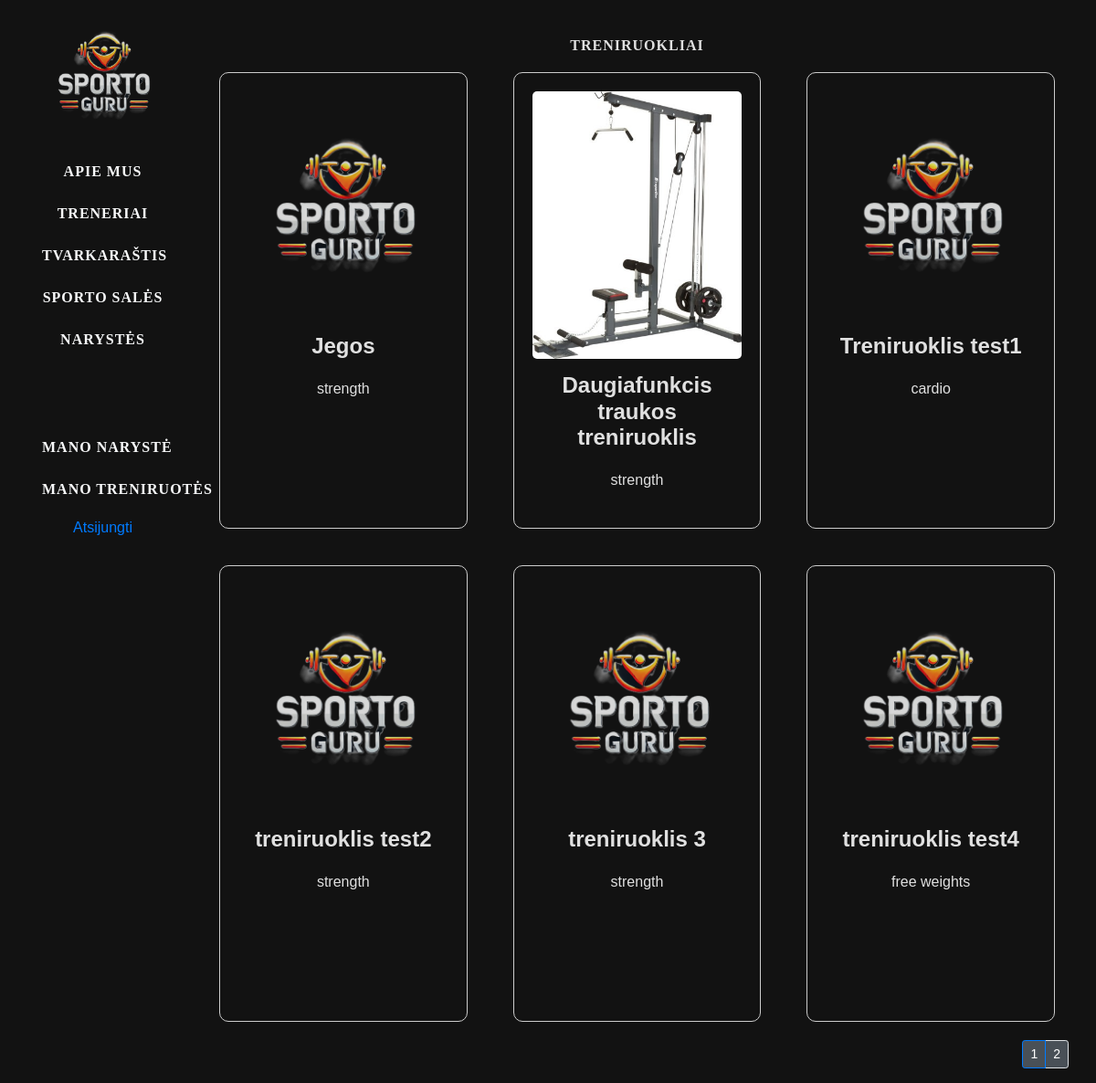
/gympro/treniruokliai/ (signed in), run on the app's committed database.
### gympro/models.py (models this page shows, shortened)
class Equipment(models.Model):
    name = models.CharField(max_length=100)
    equipment_type = models.CharField(max_length=50, choices=[
        ('cardio', 'Cardio'),
        ('strength', 'Strength'),
        ('free weights', 'Free Weights')
    ])
    sport_hall = models.ForeignKey("SportHall", on_delete=models.CASCADE,
                                   limit_choices_to={'hall_type': 'treniruokliu'})
    purchase_date = models.DateField()
    condition = models.CharField(max_length=30, choices=[
        ('naujas', 'Naujas'),
        ('geras', 'Geras'),
        ('reikalauja aptarnavimo', 'Reikalauja aptarnavimo')
    ])
    photo = models.ImageField(upload_to='treniruokliai_photos/', blank=True, null=True)
    class Meta:
        verbose_name = "Treniruoklis"
        verbose_name_plural = "Treniruokliai"

### gympro/views.py (the view)
# urls.py: path('treniruokliai/', views.treniruokliai, name='treniruokliai'),
def treniruokliai(request):
    paginator = Paginator(Equipment.objects.all(), 6)
    page_number = request.GET.get('page')
    treniruokliai = paginator.get_page(page_number)
    context = {'treniruokliai': treniruokliai}
    return render(request, "treniruokliai.html", context=context)

### gympro/templates/treniruokliai.html
{% extends "base.html" %}
{% block content %}
{% load static %}
<div class="col-sm-10">
    <div class="container_treniruokliai">
        <h4>Treniruokliai</h4>
        <div style="display: flex; flex-wrap: wrap; gap: 20px;">
            {% for treniruoklis in treniruokliai %}
                <div class="col-md-4">
                   <div style="width: 100%; border: 1px solid #ccc; border-radius: 10px; padding: 20px; height: 500px; display: flex; flex-direction: column; box-sizing: border-box;">
                        {% if treniruoklis.photo %}
                            <img src="{{ treniruoklis.photo.url }}" class="card-img-top" alt="sales foto" style="height: 500px; width: 100%; object-fit: cover; border-radius: 5px;">
                        {% else %}
                            <img src="{% static 'images/logo.png' %}" class="card-img-top" alt="logotipas" style="height: 250px; width: 100%; object-fit: cover; border-radius: 5px;">
                        {% endif %}
                        <div class="card-body">
                            <h5 class="card-title" style="margin-bottom: 20px;">{{ treniruoklis.name }}</h5>
                            <p class="card-text" style="margin: 5px 0;">{{ treniruoklis.equipment_type }}</p>
                        </div>
                    </div>
                </div>
            {% endfor %}
        </div>
    </div>
    <div class="container_treniruokliai_puslapiavimas">
    <nav aria-label="...">
        {% if treniruokliai.has_other_pages %}
            <ul class="pagination pagination-sm justify-content-end">
                {% for i in treniruokliai.paginator.page_range %}
                    {% if treniruokliai.number == i %}
                        <li class="page-item active">
                            <a class="page-link" style="background-color: #495057; color: white;">{{ i }}</a>
                        </li>
                    {% else %}
                        <li class="page-item">
                            <a class="page-link" href="?page={{ i }}" style="background-color: #495057; color: white;">{{ i }}</a>
                        </li>
                    {% endif %}
                {% endfor %}
            </ul>
        {% endif %}
    </nav>
</div>
</div>
{% endblock %}

### gympro/static/css/styles.css (style rules this page uses)
body { background-color: #121212; color: #e0e0e0; font-family: 'Arial', sans-serif; }
html, body { height: 100%; margin: 0; }
.card-title { font-size: 1.5rem; font-weight: bold; margin: 0; }
.card-body { padding: 15px; flex-grow: 1; text-align: center; }
.card-img-top { width: 100%; height: 200px; object-fit: cover; }
.col-md-4 { flex: 1 1 30%; margin-bottom: 20px; display: flex; justify-content: space-between; }
h4 { text-align: center !important; margin-bottom: 20px !important; margin-top: 40px !important; font-family: 'Merriweather', serif !important; font-weight: bold !important; font-size: 16px !important; letter-spacing: 1px !important; text-transform: uppercase !important; }

### data on the page
Equipment: name "Jegos", equipment_type "strength"
Equipment: photo (picture), name "Daugiafunkcis traukos treniruoklis", equipment_type "strength"
Equipment: name "Treniruoklis test1", equipment_type "cardio"
Equipment: name "treniruoklis test2", equipment_type "strength"
Equipment: name "treniruoklis 3", equipment_type "strength"
Equipment: name "treniruoklis test4", equipment_type "free weights"

### other printed values
{{ i }} "1"
{{ i }} "2"
